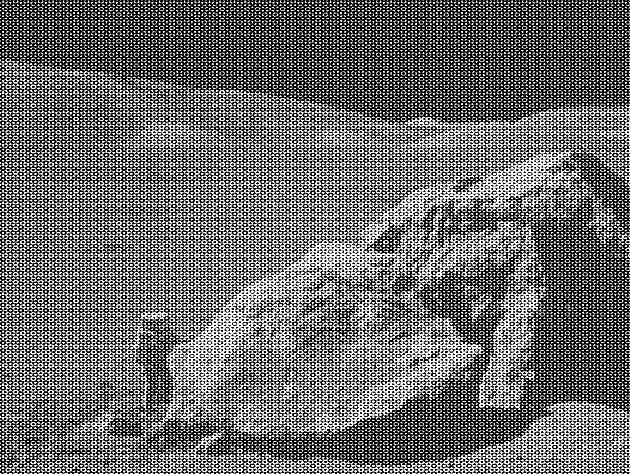
#> input picture moonlanding.png, 630 x 474 px, found by its file name
$ python FT.py   (Python 2 division)
#> lines starting #> are read from the running program, lines starting #| are printed output that depends on the picture
import numpy as np
import cv2
from matplotlib import pyplot as plt

img = cv2.imread('C:/FaksGit/FourierFilter/moonlanding.png',0)
#> img is the input picture: shape (474, 630); min 0, max 255, mean 108.1

dft = cv2.dft(np.float32(img),flags = cv2.DFT_COMPLEX_OUTPUT)
dft_shift = np.fft.fftshift(dft)

magnitude_spectrum = 20*np.log(cv2.magnitude(dft_shift[:,:,0],dft_shift[:,:,1]))
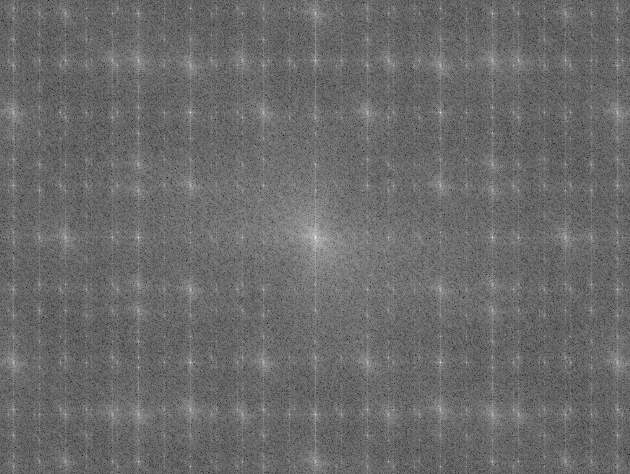
#> magnitude_spectrum: shape (474, 630) float32; min 62.69, max 345.8, mean 181.5; drawn with min black and max white

plt.subplot(121),plt.imshow(img, cmap = 'gray')
plt.title('Input Image'), plt.xticks([]), plt.yticks([])
plt.subplot(122),plt.imshow(magnitude_spectrum, cmap = 'gray')
plt.title('Magnitude Spectrum'), plt.xticks([]), plt.yticks([])
plt.show()
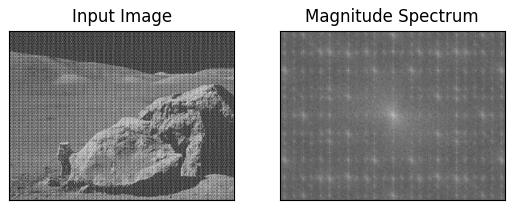
#> figure drawn by matplotlib, 2 panels

rows, cols = img.shape
#> rows = 474; cols = 630
crow,ccol = rows/2 , cols/2
#> crow = 237; ccol = 315

# create a mask first, center square is 1, remaining all zeros
mask = np.zeros((rows,cols,2),np.uint8)
mask[crow-30:crow+30, ccol-30:ccol+30] = 1

# apply mask and inverse DFT
fshift = dft_shift*mask
f_ishift = np.fft.ifftshift(fshift)
img_back = cv2.idft(f_ishift)
img_back = cv2.magnitude(img_back[:,:,0],img_back[:,:,1])
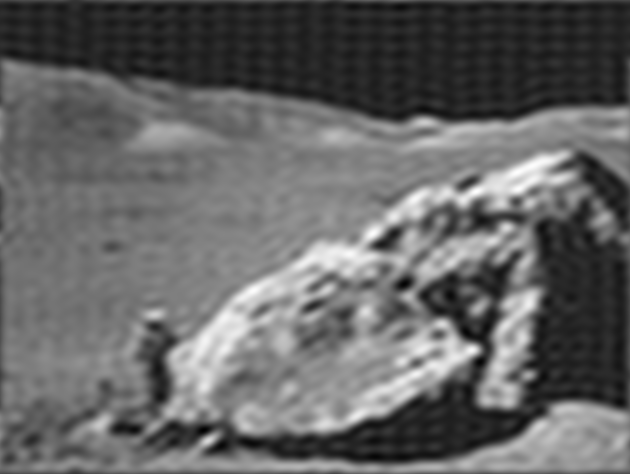
#> img_back: shape (474, 630) float32; min 15347426, max 57938068, mean 32283936; drawn with min black and max white

plt.subplot(121),plt.imshow(img, cmap = 'gray')
plt.title('Input Image'), plt.xticks([]), plt.yticks([])
plt.subplot(122),plt.imshow(img_back, cmap = 'gray')
plt.title('Magnitude Spectrum'), plt.xticks([]), plt.yticks([])
plt.show()
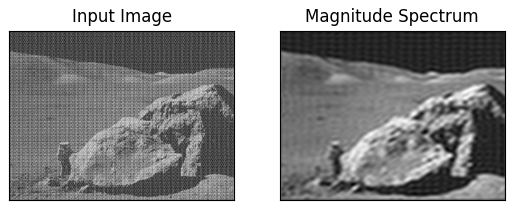
#> figure drawn by matplotlib, 2 panels
